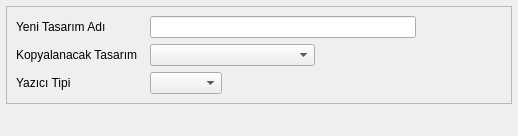
<?xml version="1.0" encoding="UTF-8"?>
<ui version="4.0">
 <class>TASARIM_YENI_TASARIM_BATCH</class>
 <widget class="QDialog" name="TASARIM_YENI_TASARIM_BATCH">
  <property name="geometry">
   <rect>
    <x>0</x>
    <y>0</y>
    <width>518</width>
    <height>125</height>
   </rect>
  </property>
  <property name="sizePolicy">
   <sizepolicy hsizetype="Expanding" vsizetype="Expanding">
    <horstretch>0</horstretch>
    <verstretch>0</verstretch>
   </sizepolicy>
  </property>
  <property name="maximumSize">
   <size>
    <width>16777215</width>
    <height>125</height>
   </size>
  </property>
  <property name="windowTitle">
   <string>Dialog</string>
  </property>
  <layout class="QGridLayout" name="gridLayout_2" rowstretch="2,1" columnstretch="80,10">
   <property name="margin">
    <number>6</number>
   </property>
   <item row="0" column="0" colspan="2">
    <widget class="QFrame" name="frame">
     <property name="frameShape">
      <enum>QFrame::StyledPanel</enum>
     </property>
     <property name="frameShadow">
      <enum>QFrame::Raised</enum>
     </property>
     <layout class="QGridLayout" name="gridLayout">
      <item row="0" column="0">
       <widget class="QLabel" name="label_tasarim_adi">
        <property name="text">
         <string>Yeni Tasarım Adı</string>
        </property>
       </widget>
      </item>
      <item row="0" column="1" colspan="3">
       <widget class="QLineEdit" name="lineEdit_belge_adi"/>
      </item>
      <item row="0" column="4">
       <spacer name="horizontalSpacer_3">
        <property name="orientation">
         <enum>Qt::Horizontal</enum>
        </property>
        <property name="sizeHint" stdset="0">
         <size>
          <width>40</width>
          <height>20</height>
         </size>
        </property>
       </spacer>
      </item>
      <item row="1" column="0">
       <widget class="QLabel" name="label_kopyalanacak_tazasrim">
        <property name="sizePolicy">
         <sizepolicy hsizetype="Fixed" vsizetype="Fixed">
          <horstretch>0</horstretch>
          <verstretch>0</verstretch>
         </sizepolicy>
        </property>
        <property name="text">
         <string>Kopyalanacak Tasarım  </string>
        </property>
       </widget>
      </item>
      <item row="1" column="1" colspan="2">
       <widget class="QComboBox" name="comboBox_belgeler">
        <property name="sizePolicy">
         <sizepolicy hsizetype="Minimum" vsizetype="Fixed">
          <horstretch>0</horstretch>
          <verstretch>0</verstretch>
         </sizepolicy>
        </property>
       </widget>
      </item>
      <item row="1" column="3">
       <spacer name="horizontalSpacer">
        <property name="orientation">
         <enum>Qt::Horizontal</enum>
        </property>
        <property name="sizeHint" stdset="0">
         <size>
          <width>95</width>
          <height>20</height>
         </size>
        </property>
       </spacer>
      </item>
      <item row="1" column="4">
       <spacer name="horizontalSpacer_4">
        <property name="orientation">
         <enum>Qt::Horizontal</enum>
        </property>
        <property name="sizeHint" stdset="0">
         <size>
          <width>40</width>
          <height>20</height>
         </size>
        </property>
       </spacer>
      </item>
      <item row="2" column="0">
       <widget class="QLabel" name="label_yazici_tipi">
        <property name="text">
         <string>Yazıcı Tipi</string>
        </property>
       </widget>
      </item>
      <item row="2" column="1">
       <widget class="QComboBox" name="comboBox_yazici_tipi"/>
      </item>
      <item row="2" column="2">
       <spacer name="horizontalSpacer_5">
        <property name="orientation">
         <enum>Qt::Horizontal</enum>
        </property>
        <property name="sizeHint" stdset="0">
         <size>
          <width>40</width>
          <height>20</height>
         </size>
        </property>
       </spacer>
      </item>
     </layout>
    </widget>
   </item>
   <item row="1" column="0">
    <spacer name="horizontalSpacer_2">
     <property name="orientation">
      <enum>Qt::Horizontal</enum>
     </property>
     <property name="sizeHint" stdset="0">
      <size>
       <width>395</width>
       <height>20</height>
      </size>
     </property>
    </spacer>
   </item>
   <item row="1" column="1">
    <widget class="QWidget" name="widget_batch_buttons" native="true"/>
   </item>
  </layout>
 </widget>
 <resources/>
 <connections/>
</ui>
